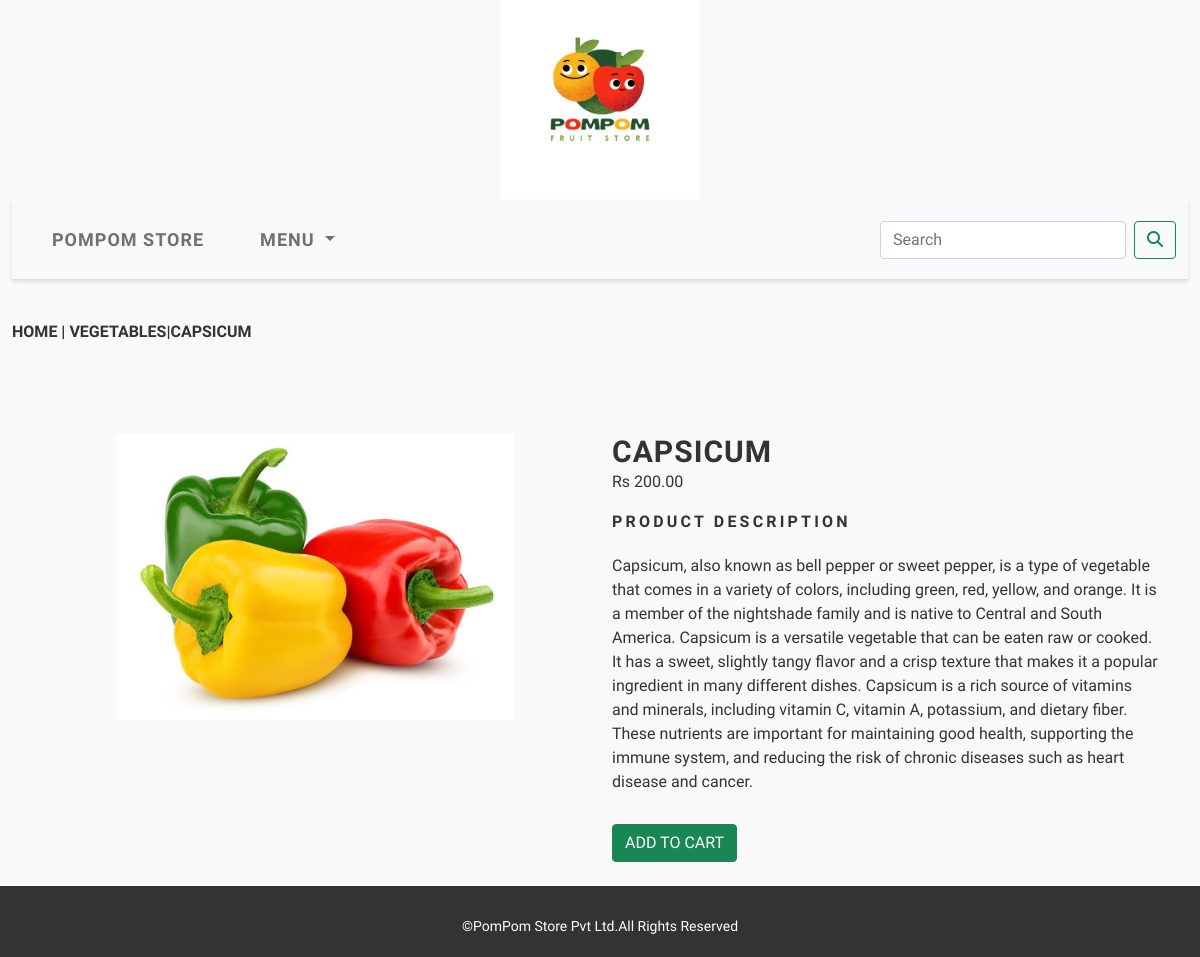
Screenshot of /shop/Vegetables/Capsicum/ with the database file from the repository.
### shop/models.py (models this page shows, shortened)
class product(models.Model):
    name = models.CharField(max_length=250, unique=True)
    slug = models.SlugField(max_length=250, unique=True)
    desc = models.TextField(blank=True)
    img = models.ImageField(upload_to='product',blank=True)
    price=models.DecimalField(max_digits=10,decimal_places=2)
    category=models.ForeignKey(category,on_delete=models.CASCADE)
    stock=models.IntegerField()
    available=models.BooleanField(default=True)
    created=models.DateTimeField(auto_now_add=True)
    updated=models.DateTimeField(auto_now=True)
    class Meta:
        ordering=('name',)
        verbose_name='product'
        verbose_name_plural='products'

class category(models.Model):
    name=models.CharField(max_length=250,unique=True)
    slug=models.SlugField(max_length=250,unique=True)
    desc1=models.TextField(blank=True)
    img=models.ImageField(upload_to='category',blank=True)
    class Meta:
        ordering=('name',)
        verbose_name='category'
        verbose_name_plural='categories'
    def get_url(self):
        return reverse('shop:products_by_category',args=[self.slug])
    def __str__(self):
        return '{}'.format(self.name)

### shop/views.py (the view)
# urls.py: path('<slug:c_slug>/<slug:product_slug>/',views.prodetail,name='procatdetail')
def prodetail(request,c_slug,product_slug):
    try:
        product1=product.objects.get(category__slug=c_slug,slug=product_slug)
        related_products = product.objects.filter(category__slug=c_slug).exclude(slug=product_slug)[:4]
    except Exception as e:
        raise e
    context = {
        'product1': product1,
        'related_products': related_products,
        'product': product1,  # pass product1 to the template context as product
    }
    return render(request,'product.html',context)

### cart/context_processors.py (called while the page is built)
def counter(request):
    item_count=0
    if 'admin' in request.path:
        return {}
    else:
        try:
            Cart=carts.objects.filter(cart_id=cart_id(request))
            cart_items=cart_item.objects.filter(Cart=Cart[:1])
            for Cart_Items in cart_items:
                item_count += Cart_Items.quantity
        except carts.DoesNotExist:
            item_count=0
        return dict(item_count=item_count)

### cart/views.py (called while the page is built)
def cart_id(request):
    Cart = request.session.session_key
    if not Cart:
        Cart = request.session.create()
    return Cart

### shop/context_processors.py (called while the page is built)
def menu_links(request):
    links=category.objects.all()
    return dict(links=links)

### templates/product.html (shortened to what this page needs)
{% extends 'base.html' %}
{% load static %}
{% block content %}
<div class="row my_product_row_class">
    <div class="mx_auto">
        <p><a href="{% url 'shop:allprodcat' %}">Home</a> | <a href="{{product1.category.get_url}}">{{product1.category}}</a>|{{product1.name}}</p>
    </div>
</div>
<div class="container">
<br>
<div class="row">
    <div class="col-12 col-sm-12 col-md-12 col-lg-6 text-center">
        <div style="min-width:18rem">
            <img src="{{product1.img.url}}" alt="{{product1.name}}" width="400px">
        </div>
    </div>
        <div class="col-12 col-sm-12-col-md-12 col-lg-6 text-justify">
            <div>
            <h1 class="my_prod_title">{{product1.name}}</h1>
            <p>Rs {{product1.price}}</p>
            <p class="my_title">Product Description</p>
            <p class="text-justify my_product_text">{{product1.desc}}</p>
            {% if product1.stock <= 0 %}
            <p class="text-justify my_product_text"><b>Sorry Out Of Stock Will soon Restore</b></p>
            {% else %}
            <a  class="btn btn-success" href="{% url 'cart:add_cart' product.id %}">ADD TO CART</a>
            {% endif %}
        </div>
    </div>
</div>
</div>
{% endblock %}

### static/css/custom.css (style rules this page uses)
body { font-family: 'Bruno Ace SC', cursive; background-color: #f9f9f9; color: #333; }
a { color: #333; text-decoration: none; transition: all 0.3s ease-in-out; }
h1, h2, h3, h4, h5, h6 { font-family: 'Bruno Ace SC', cursive; font-weight: bold; text-transform: uppercase; letter-spacing: 1px; margin: 0; }
h1 { font-size: 30px; line-height: 1.2; }
p { font-size: 16px; line-height: 1.5; }
.my_title { font-size: 16px; text-transform: uppercase; letter-spacing: 0.2em; margin-top: 15px; margin-bottom: 5px; font-weight: bold; }
.my_product_row_class { padding-top: 40px; padding-bottom: 30px; }
.my_product_row_class .mx_auto { color: #333; font-size: 18px; font-weight: bold; text-transform: uppercase; margin-bottom: 20px; }
.my_product_text { margin-top: 20px; margin-bottom: 30px; }

### rows the page displays
product: category "VEGETABLES", name "CAPSICUM", img (picture), price "200.00", desc "Capsicum, also known as bell pepper or sweet pepper, is a type of vegetable that comes in a variety of colors, including green, red, yellow, and orange. It is a member of the nightshade family and is native to Central and South America. Capsicum is a versatile vegetable that can be eaten raw or cooked. It has a sweet, slightly tangy flavor and a crisp texture that makes it a popular ingredient in many different dishes. Capsicum is a rich source of vitamins and minerals, including vitamin C, vitamin A, potassium, and dietary fiber. These nutrients are important for maintaining good health, supporting the immune system, and reducing the risk of chronic diseases such as heart disease and…"
